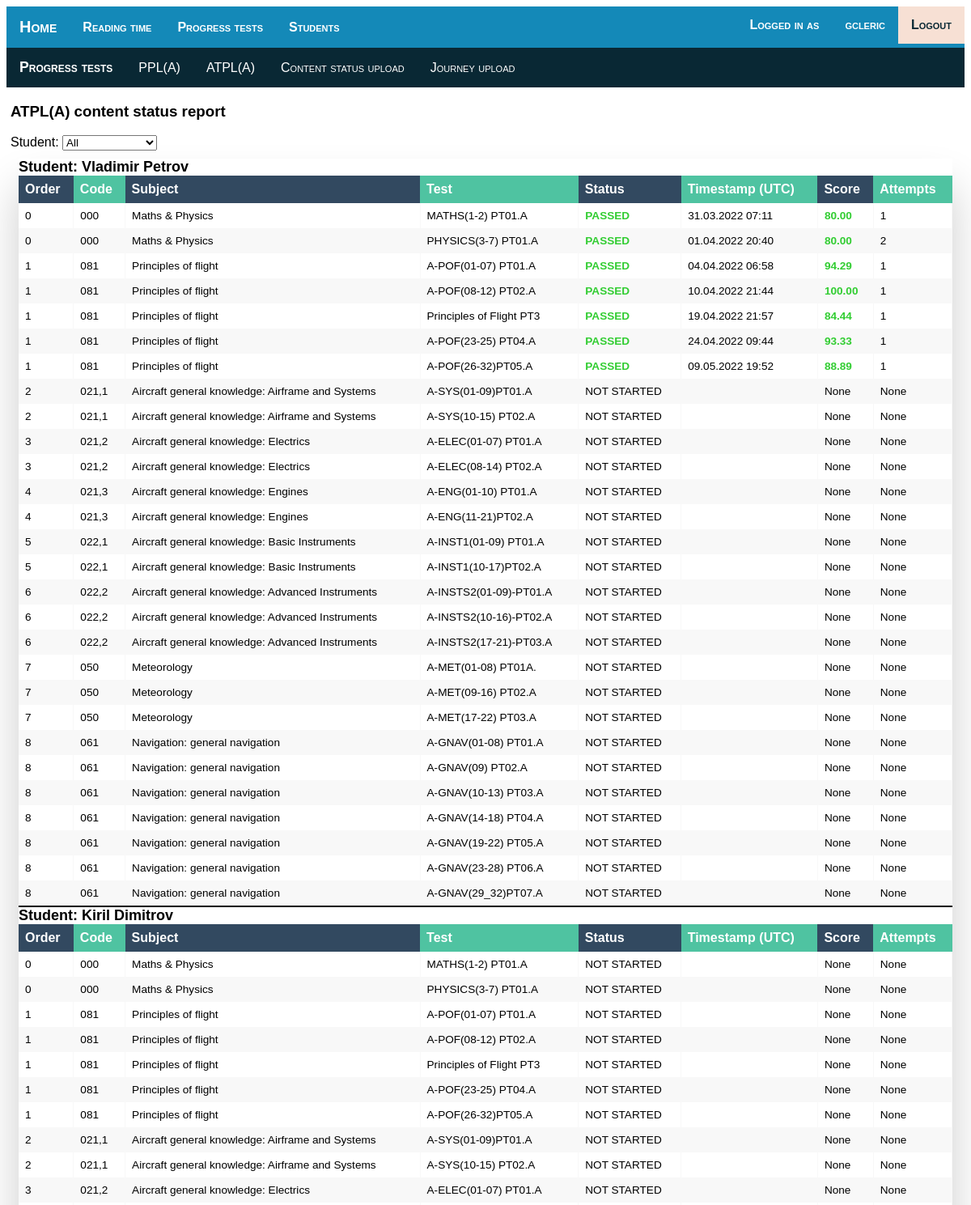
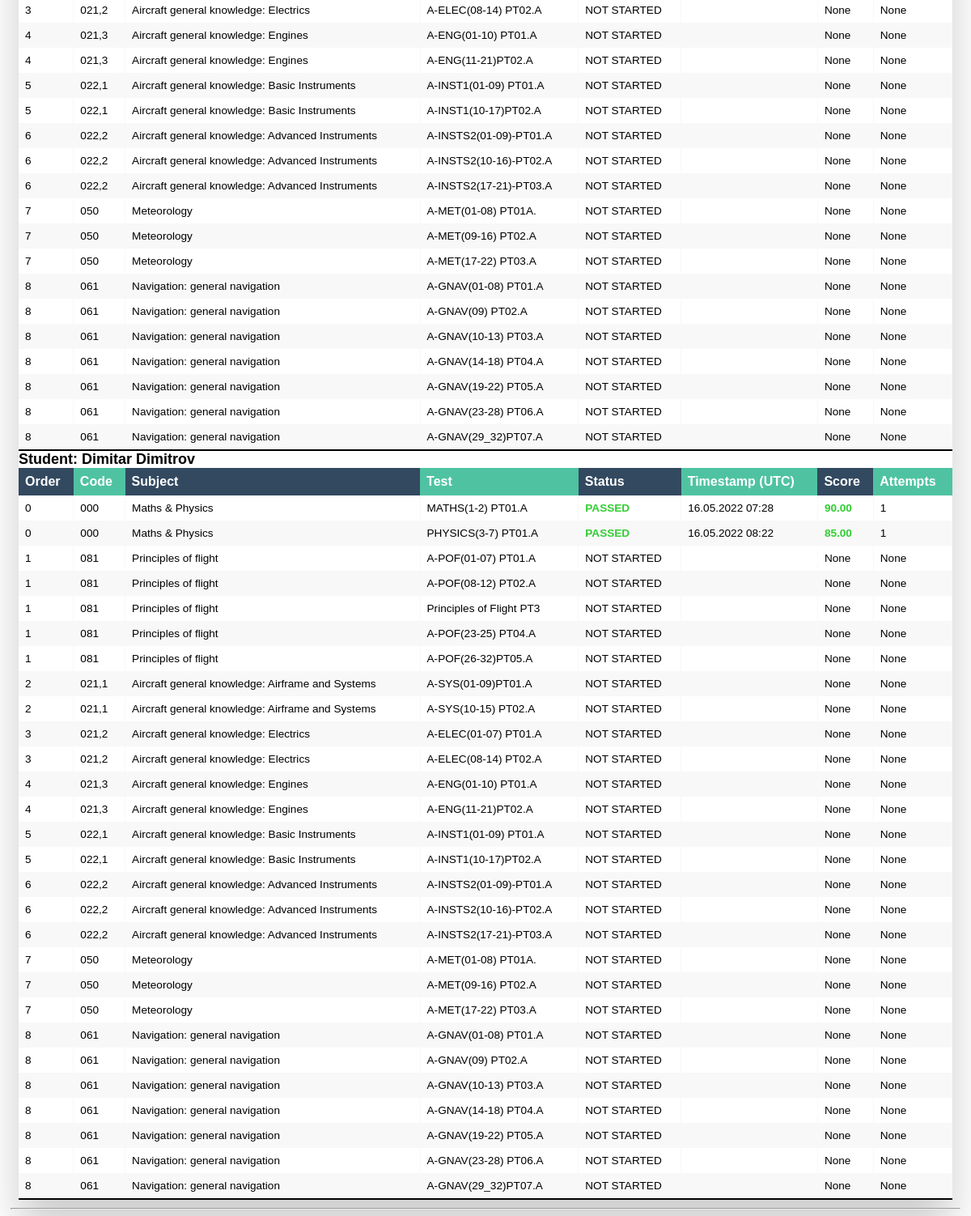
Screenshot of /progressreport/2 (signed in) with the database file from the repository (2 pictures, top to bottom).
### ctkirep/models.py (models this page shows)
class CourseType(models.Model):
    name = models.CharField("Course type", max_length=10)
    sorder = models.SmallIntegerField("Order", default=0)
    remote = models.BooleanField(verbose_name="Remote course", default=False)

class Student(models.Model):
    name = models.CharField("Name", max_length=30)
    surname = models.CharField("Surname", max_length=30)
    email_addr = models.CharField("E-mail", max_length=50)
    reading_username = models.CharField("iMRS login", max_length=30, unique=True, default='')
    pt_username = models.CharField("ACE login", max_length=30, unique=True, default='')
    course = models.ForeignKey(CourseType, on_delete=models.PROTECT, verbose_name="Course ID")
    start_date = models.DateField(verbose_name="Course start date", default=date.today)

class CourseSubject(models.Model):
    code = models.CharField("Subject code", max_length=10,unique=True)
    fname = models.CharField("Subject name", max_length=50)

### ctkirep/views.py (the view)
# urls.py: path("progressreport/<int:course>", views.PTStatusReportView.as_view(), name="progress_tests_report"),
class PTStatusReportView(PTBaseView):
    template_name = 'ctkirep/progress_tests_report.html'
    students = Student.objects.none()
    def get_context_data(self, **kwargs):
        context = super().get_context_data(**kwargs)
        students = get_list_or_404(Student, course=self.kwargs['course'])
        data = dict()
        maxatt_q = ACELearnerJourney.objects.values('student', 'activity').annotate(Max('attempt')).filter(student_id=OuterRef('student_id'),activity_id=OuterRef('activity_id'))
        for student in students:
            data[student.id] = ACEContentStatus.objects.filter(activity__subject__course__type=self.kwargs['course'], student_id=student.id).values('activity__subject__course__subject_order', 'activity__subject__code', 'activity__subject__fname', 'student__id', 'activity__name','status__name', 'timestamp', 'score').annotate(max_attempt=Subquery(maxatt_q.values('attempt__max'))).order_by('student_id', 'activity__subject__course__subject_order', 'activity__ord')
        context['data'] = data
        context['students'] = students
        context['coursetypes'] = CourseType.objects.order_by('sorder')
        context['subject_name'] = CourseType.objects.get(pk=self.kwargs['course']).name
        return context

### ctkirep/templatetags/ctkirep_extras.py (called while the page is built)
@register.filter
def get_value(dictionary, key):
    return dictionary.get(key)

### ctkirep/views.py (called while the page is built)
    def get_context_data(self, **kwargs):
        context = super().get_context_data(**kwargs)
        course_types = CourseType.objects.order_by('sorder')
        context['coursetypes'] = course_types
        return context

### ctkirep/templates/ctkirep/progress_tests_report.html
{% extends "ctkirep/progress_tests_home.html" %}
{% load ctkirep_extras %}
{% block content %}
<div>
  <h3> {{ subject_name }} content status report</h3>
  <label for="sfilter">Student:</label>
  <select name="students" id="sfilter" onchange="filterTables(this.id)">
    <option label="All" value="stable0">
    {% for student in students %}
      <option label="{{ student.name }} {{ student.surname }}" value="stable{{ student.id }}">
    {% endfor %}
</select>
</div>
<div class="table-wrapper">
    {% for student in students %}
    <table class="fl-table" id="stable{{ student.id }}">
      <caption style="text-align:left"> Student: {{ student.name }} {{ student.surname }} </caption>
      <thead>
        <tr>
          <th>Order</th>
          <th>Code</th>
          <th>Subject</th>
          <th>Test</th>
          <th>Status</th>
          <th>Timestamp (UTC)</th>
          <th>Score</th>
          <th>Attempts</th>
        </tr>
      </thead>
      {% for st in data|get_value:student.id %}
      <tr>
        <td>{{ st.activity__subject__course__subject_order }}</td>
        <td>{{ st.activity__subject__code }}</td>
        <td>{{ st.activity__subject__fname }}</td>
        <td>{{ st.activity__name}}</td>
        <td{% if st.score >= 80.0 %} class="oklabel" {% elif st.score < 80.0 %} class="notoklabel"{% endif %}>{{ st.status__name|upper }}</td>
        <td>{{ st.timestamp|date:"d.m.Y H:s" }}</td>
        <td{% if st.score >= 80.0 %} class="oklabel" {% elif st.score < 80.0 %} class="notoklabel"{% endif %}>{{ st.score }}</td>
        <td>{{ st.max_attempt }}</td>
      </tr>
      {% endfor %}
    </table>
    {% endfor %}
    </div>
{% endblock %}

### ctkirep/templates/ctkirep/progress_tests_home.html (shortened to what this page needs)
{% extends "ctkirep/base_layout.html" %}
{% block submenu %}
<div class="subnavprog">
    <ul class="nav">
        <li class="nav"><span>Progress tests</span></li>
        {% for course in coursetypes %}
            <li class="nav"><a href="{% url 'progress_tests_report' course.id %}">{{course.name}}</a></li>
        {% endfor %}
        <li class="nav"><a href="{% url 'pt_upload_status' 1 %}">Content status upload</a></li>
        <li class="nav"><a href="{% url 'pt_upload_journey' 2 %}">Journey upload</a></li>
    </ul>
</div>
{% endblock %}

### ctkirep/templates/ctkirep/base_layout.html (shortened to what this page needs)
<!DOCTYPE html>
<html>
<head>
    {% load static %}
    <link rel="stylesheet" type="text/css" href="{% static 'ctkirep/site.css' %}" />
    <link rel="stylesheet" type="text/css" href="{% static 'ctkirep/table.css' %}" />
</head>
<body>
    <div class="topnav">
        <ul class="nav">
            <li class="nav left" style="font-size: 1.25em;"><a href="{% url 'home' %}">Home</a></li>
            <li class="nav left"><a href="{% url 'reading_time_home' %}">Reading time</a></li>
            <li class="nav left"><a href="{% url 'progress_tests_home' %}">Progress tests</a></li>
            <li class="nav left"><a href="{% url 'students_home' %}">Students</a></li>
        </ul>
        <ul class="nav" style="float:right;">
            <li class="nav right"><span style="font-size: 1em;">Logged in as </span></li>
            <li class="nav right"><a href="{% url 'password_change' %}"> {{ request.user }}</a></li>
            {% if request.user.is_authenticated %}
                <li class="nav right"><a href="{% url 'logout' %}" style="color: #092834; background-color: #F7E0D4;"> Logout</a></li>
            {% else %}
                <li class="nav right"><a href="{% url 'login' %}"  style="color: #092834; background-color: #F7E0D4;"> Login</a></li>
            {% endif %}
        </ul>
    </div>
    {% block submenu %}
    {% endblock %}
    <div class="body-content">
        {% block content %}
        {% endblock %}
        <hr />
    </div>
</body>
</html>

### ctkirep/static/ctkirep/site.css (style rules this page uses)
.body-content { margin: 0; padding: 0px 5px 0px; -webkit-font-smoothing: antialiased; }
.topnav { background-color: #1489B8; font-weight: bold; }
.subnavprog { background-color: #092834; }
ul.nav { list-style-type: none; margin: 0; padding: 0; overflow: hidden; align-items: center; display: inline-flex; }
li.left { float: left; height: 100%; }
li.right { float: right; height: 100%; }
li.nav a { display: block; color: white; text-align: center; font-variant: small-caps; padding: 14px 16px; text-decoration: none; height: 100%; }
li.nav span { display: block; color: white; text-align: center; font-variant: small-caps; padding: 14px 16px; font-weight: bold; font-size: 1.1em; }

### ctkirep/static/ctkirep/table.css (style rules this page uses)
* { box-sizing: border-box; -webkit-box-sizing: border-box; -moz-box-sizing: border-box; }
body { font-family: Helvetica; -webkit-font-smoothing: antialiased; }
.table-wrapper { margin: 10px; box-shadow: 0px 35px 50px rgba( 0, 0, 0, 0.2 ); overflow-x: auto; }
.fl-table { border-radius: 5px; font-size: 1em; font-weight: normal; border-bottom: 2px solid black;; border-collapse: collapse; width: 100%; max-width: 100%; white-space: nowrap; background-color: white; }
.fl-table td, .fl-table th { text-align: left; padding: 8px; }
.fl-table td { border-right: 1px solid #f8f8f8; font-size: 0.85em; }
.fl-table thead th { color: #ffffff; background: #4FC3A1; }
.fl-table thead th:nth-child(odd) { color: #ffffff; background: #324960; }
.fl-table tr:nth-child(even) { background: #F8F8F8; }
.fl-table caption { text-align:left; font-size: large; font-weight: bold; }
.oklabel { font-weight: bold; color: limegreen; }

### rows the page displays
CourseType: name "PPL(A)"
CourseType: name "ATPL(A)"
Student: name "Vladimir", surname "Petrov", activity__subject__course__subject_order "0" "0" "1" "1" "1" "1" "1" "2" "2", activity__subject__code "000" "000" "081" "081" "081" "081" "081" "021,1" "021,1", activity__subject__fname "Maths & Physics" "Maths & Physics" "Principles of flight" "Principles of flight" "Principles of flight" "Principles of flight" "Principles of flight" "Aircraft general knowledge: Airframe and Systems" "Aircraft general knowledge: Airframe and Systems", activity__name "MATHS(1-2) PT01.A" "PHYSICS(3-7) PT01.A" "A-POF(01-07) PT01.A" "A-POF(08-12) PT02.A" "Principles of Flight PT3" "A-POF(23-25) PT04.A" "A-POF(26-32)PT05.A" "A-SYS(01-09)PT01.A" "A-SYS(10-15) PT02.A", status__name "PASSED" "PASSED" "PASSED" "PASSED" "PASSED" "PASSED" "PASSED" "NOT STARTED" "NOT STARTED", timestamp "31.03.2022 07:11" "01.04.2022 20:40" "04.04.2022 06:58" "10.04.2022 21:44" "19.04.2022 21:57" "24.04.2022 09:44" "09.05.2022 19:52", score "80.00" "80.00" "94.29" "100.00" "84.44" "93.33" "88.89" "None" "None", max_attempt "1" "2" "1" "1" "1" "1" "1" "None" "None"
CourseSubject: activity__subject__course__subject_order "3", activity__subject__code "021,2", activity__subject__fname "Aircraft general knowledge: Electrics", activity__name "A-ELEC(01-07) PT01.A", status__name "NOT STARTED", score "None", max_attempt "None", activity__name "A-ELEC(08-14) PT02.A"
CourseSubject: activity__subject__course__subject_order "4", activity__subject__code "021,3", activity__subject__fname "Aircraft general knowledge: Engines", activity__name "A-ENG(01-10) PT01.A", status__name "NOT STARTED", score "None", max_attempt "None", activity__name "A-ENG(11-21)PT02.A"
CourseSubject: activity__subject__course__subject_order "5", activity__subject__code "022,1", activity__subject__fname "Aircraft general knowledge: Basic Instruments", activity__name "A-INST1(01-09) PT01.A", status__name "NOT STARTED", score "None", max_attempt "None", activity__name "A-INST1(10-17)PT02.A"
CourseSubject: activity__subject__course__subject_order "6", activity__subject__code "022,2", activity__subject__fname "Aircraft general knowledge: Advanced Instruments", activity__name "A-INSTS2(01-09)-PT01.A", status__name "NOT STARTED", score "None", max_attempt "None", activity__name "A-INSTS2(10-16)-PT02.A", activity__name "A-INSTS2(17-21)-PT03.A"
CourseSubject: activity__subject__course__subject_order "7", activity__subject__code "050", activity__subject__fname "Meteorology", activity__name "A-MET(01-08) PT01A.", status__name "NOT STARTED", score "None", max_attempt "None", activity__name "A-MET(09-16) PT02.A", activity__name "A-MET(17-22) PT03.A"
CourseSubject: activity__subject__course__subject_order "8", activity__subject__code "061", activity__subject__fname "Navigation: general navigation", activity__name "A-GNAV(01-08) PT01.A", status__name "NOT STARTED", score "None", max_attempt "None", activity__name "A-GNAV(09) PT02.A", activity__name "A-GNAV(10-13) PT03.A", activity__name "A-GNAV(14-18) PT04.A", activity__name "A-GNAV(19-22) PT05.A", activity__name "A-GNAV(23-28) PT06.A", activity__name "A-GNAV(29_32)PT07.A"
Student: name "Kiril", surname "Dimitrov", activity__subject__course__subject_order "1" "1" "1" "1" "1" "2" "2", activity__subject__code "081" "081" "081" "081" "081" "021,1" "021,1", activity__subject__fname "Principles of flight" "Principles of flight" "Principles of flight" "Principles of flight" "Principles of flight" "Aircraft general knowledge: Airframe and Systems" "Aircraft general knowledge: Airframe and Systems", activity__name "A-POF(01-07) PT01.A" "A-POF(08-12) PT02.A" "Principles of Flight PT3" "A-POF(23-25) PT04.A" "A-POF(26-32)PT05.A" "A-SYS(01-09)PT01.A" "A-SYS(10-15) PT02.A", status__name "NOT STARTED" "NOT STARTED" "NOT STARTED" "NOT STARTED" "NOT STARTED" "NOT STARTED" "NOT STARTED", score "None" "None" "None" "None" "None" "None" "None", max_attempt "None" "None" "None" "None" "None" "None" "None"
CourseSubject: activity__subject__course__subject_order "0", activity__subject__code "000", activity__subject__fname "Maths & Physics", activity__name "MATHS(1-2) PT01.A", status__name "NOT STARTED", score "None", max_attempt "None", activity__name "PHYSICS(3-7) PT01.A"
Student: name "Dimitar", surname "Dimitrov", activity__subject__course__subject_order "0" "0" "1" "1" "1" "1" "1" "2" "2", activity__subject__code "000" "000" "081" "081" "081" "081" "081" "021,1" "021,1", activity__subject__fname "Maths & Physics" "Maths & Physics" "Principles of flight" "Principles of flight" "Principles of flight" "Principles of flight" "Principles of flight" "Aircraft general knowledge: Airframe and Systems" "Aircraft general knowledge: Airframe and Systems", activity__name "MATHS(1-2) PT01.A" "PHYSICS(3-7) PT01.A" "A-POF(01-07) PT01.A" "A-POF(08-12) PT02.A" "Principles of Flight PT3" "A-POF(23-25) PT04.A" "A-POF(26-32)PT05.A" "A-SYS(01-09)PT01.A" "A-SYS(10-15) PT02.A", status__name "PASSED" "PASSED" "NOT STARTED" "NOT STARTED" "NOT STARTED" "NOT STARTED" "NOT STARTED" "NOT STARTED" "NOT STARTED", timestamp "16.05.2022 07:28" "16.05.2022 08:22", score "90.00" "85.00" "None" "None" "None" "None" "None" "None" "None", max_attempt "1" "1" "None" "None" "None" "None" "None" "None" "None"

### other values shown
{{ request.user }} "gcleric"
